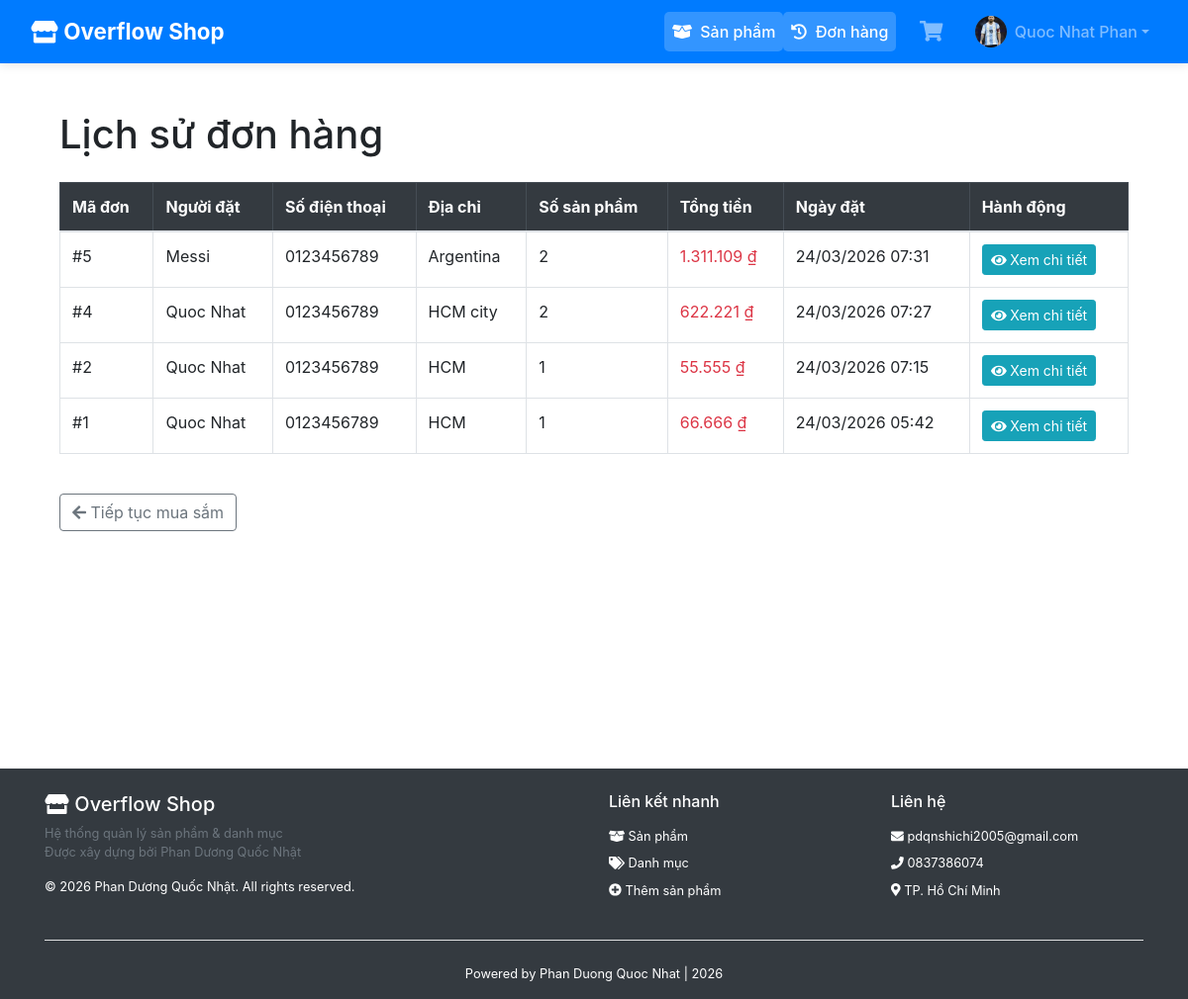
The page /Product/orderHistory (signed in) on the database its author committed.
### tables this page shows
CREATE TABLE `orders` (
  `id` int NOT NULL AUTO_INCREMENT,
  `name` varchar(255) NOT NULL,
  `phone` varchar(20) NOT NULL,
  `address` text NOT NULL,
  `created_at` timestamp NULL DEFAULT CURRENT_TIMESTAMP,
  `user_id` int DEFAULT NULL,
  PRIMARY KEY (`id`)
);

### app/controllers/ProductController.php (called while the page is built, shortened)
<?php
require_once('app/config/database.php');
require_once 'app/models/OrderModel.php';
class ProductController
{
    private $db;
    public function __construct()
    {
        $this->db = (new Database())->getConnection();
    }
    public function orderHistory()
    {
        $orderModel = new OrderModel($this->db);
        if (SessionHelper::isAdmin()) {
            $orders = $orderModel->getAllOrders();
        } else {
            $orders = $orderModel->getAllOrders($_SESSION['user_id'] ?? null);
        }
        include 'app/views/product/orderHistory.php';
    }
}

### index.php (called while the page is built, shortened)
<?php
require_once 'app/helpers/SessionHelper.php';
require_once 'app/config/database.php';
$url = $_GET['url'] ?? '';
$url = rtrim($url, '/');
$url = filter_var($url, FILTER_SANITIZE_URL);
$url = explode('/', $url);
$action = isset($url[1]) && $url[1] !== '' ? $url[1] : 'index';
$controller = new $controllerName();
call_user_func_array([$controller, $action], array_slice($url, 2));

### app/helpers/SessionHelper.php (called while the page is built, shortened)
<?php
class SessionHelper {
    public static function isLoggedIn() {
        return isset($_SESSION['username']) && !empty($_SESSION['username']);
    }
}

### app/config/database.php (called while the page is built, shortened)
<?php
class Database
{
    private $host = "localhost";
    private $db_name = "quocnhat_store";
    private $username = "root";
    private $password = "";
    public function getConnection()
    {
        $this->conn = null;
        try {
            $this->conn = new PDO("mysql:host=" . $this->host . ";dbname=" . $this->db_name, $this->username, $this->password);
            $this->conn->exec("set names utf8");
        } catch (PDOException $exception) {
            echo "Connection error: " . $exception->getMessage();
        }
        return $this->conn;
    }
}

### app/models/OrderModel.php (called while the page is built, shortened)
<?php
class OrderModel
{
    private $conn;
    private $table_orders = "orders";
    private $table_details = "order_details";
    public function __construct($db)
    {
        $this->conn = $db;
    }
    public function getAllOrders($user_id = null)
    {
        $query = "SELECT o.id, o.name, o.phone, o.address, o.created_at,
                         COUNT(od.id) as item_count, SUM(od.price * od.quantity) as total_amount
                  FROM " . $this->table_orders . " o
                  LEFT JOIN " . $this->table_details . " od ON o.id = od.order_id";
        if ($user_id !== null) {
            $query .= " WHERE o.user_id = :user_id";
        }
        $query .= " GROUP BY o.id ORDER BY o.created_at DESC";
        $stmt = $this->conn->prepare($query);
        if ($user_id !== null) {
            $stmt->bindParam(':user_id', $user_id, PDO::PARAM_INT);
        }
        $stmt->execute();
        return $stmt->fetchAll(PDO::FETCH_OBJ);
    }
}

### app/views/product/orderHistory.php (the view, shortened to what this page needs)
<?php include 'app/views/shares/header.php'; ?>
<div class="container mt-5 mb-5">
    <h1 class="mb-4">Lịch sử đơn hàng</h1>
    <?php if (!empty($orders)): ?>
        <div class="table-responsive">
            <table class="table table-hover table-bordered">
                <thead class="table-dark">
                    <tr>
                        <th>Mã đơn</th>
                        <th>Người đặt</th>
                        <th>Số điện thoại</th>
                        <th>Địa chỉ</th>
                        <th>Số sản phẩm</th>
                        <th>Tổng tiền</th>
                        <th>Ngày đặt</th>
                        <th>Hành động</th>
                    </tr>
                </thead>
                <tbody>
                    <?php foreach ($orders as $order): ?>
                        <tr>
                            <td>#<?= $order->id ?></td>
                            <td><?= htmlspecialchars($order->name) ?></td>
                            <td><?= htmlspecialchars($order->phone) ?></td>
                            <td><?= htmlspecialchars($order->address) ?></td>
                            <td><?= $order->item_count ?></td>
                            <td class="fw-bold text-danger">
                                <?= number_format($order->total_amount, 0, ',', '.') ?> ₫
                            </td>
                            <td><?= date('d/m/Y H:i', strtotime($order->created_at)) ?></td>
                            <td>
                                <a href="/PhanDuongQuocNhat/Product/orderDetail/<?= $order->id ?>"
                                   class="btn btn-info btn-sm">
                                    <i class="fas fa-eye"></i> Xem chi tiết
                                </a>
                            </td>
                        </tr>
                    <?php endforeach; ?>
                </tbody>
            </table>
        </div>
    <?php endif; ?>
    <div class="mt-4">
        <a href="/PhanDuongQuocNhat/Product/" class="btn btn-outline-secondary">
            <i class="fas fa-arrow-left me-2"></i> Tiếp tục mua sắm
        </a>
    </div>
</div>
<?php include 'app/views/shares/footer.php'; ?>

### app/views/shares/header.php (shortened to what this page needs)
<!DOCTYPE html>
<html lang="vi">
<head>
    <link rel="stylesheet" href="https://stackpath.bootstrapcdn.com/bootstrap/4.5.2/css/bootstrap.min.css">
    <link rel="stylesheet" href="https://cdnjs.cloudflare.com/ajax/libs/font-awesome/5.15.4/css/all.min.css">
    <link rel="stylesheet" href="/PhanDuongQuocNhat/css/product-card.css">
</head>
<body>
<nav class="navbar navbar-expand-lg navbar-dark bg-primary">
    <div class="container-fluid">
        <a class="navbar-brand" href="/PhanDuongQuocNhat/">
            <i class="fas fa-store me-2"></i> Overflow Shop
        </a>
        <div class="collapse navbar-collapse" id="navbarNav">
            <ul class="navbar-nav ml-auto">
                <li class="nav-item">
                    <a class="nav-link <?php echo (strpos($_SERVER['REQUEST_URI'], '/Product/') !== false && !strpos($_SERVER['REQUEST_URI'], '/add') && !strpos($_SERVER['REQUEST_URI'], '/cart') && !strpos($_SERVER['REQUEST_URI'], '/checkout')) ? 'active' : ''; ?>"
                       href="/PhanDuongQuocNhat/Product/">
                        <i class="fas fa-box-open mr-1"></i> Sản phẩm
                    </a>
                </li>
                <?php if (SessionHelper::isLoggedIn()): ?>
                <li class="nav-item">
                    <a class="nav-link <?php echo strpos($_SERVER['REQUEST_URI'], '/orderHistory') !== false ? 'active' : ''; ?>"
                       href="/PhanDuongQuocNhat/Product/orderHistory">
                        <i class="fas fa-history mr-1"></i> Đơn hàng
                    </a>
                </li>
                <?php endif; ?>
            </ul>
            <ul class="navbar-nav ml-3">
                <li class="nav-item">
                    <a class="nav-link cart-icon" href="/PhanDuongQuocNhat/Product/cart">
                        <i class="fas fa-shopping-cart"></i>
                    </a>
                </li>
            </ul>
            <ul class="navbar-nav ml-3">
                <?php if (isset($_SESSION['username'])): ?>
                    <li class="nav-item dropdown">
                        <a class="nav-link dropdown-toggle d-flex align-items-center" href="#" id="userDropdown"
                           role="button" data-toggle="dropdown" aria-haspopup="true" aria-expanded="false">
                            <span class="user-avatar mr-2">
                                <?php if (!empty($_SESSION['avatar'])): ?>
                                    <img src="/PhanDuongQuocNhat/<?= htmlspecialchars($_SESSION['avatar']) ?>" alt="Avatar" style="width:32px; height:32px; border-radius:50%; object-fit:cover;">
                                <?php else: ?>
                                    <i class="fas fa-user"></i>
                                <?php endif; ?>
                            </span>
                            <?= htmlspecialchars($_SESSION['fullname'] ?? $_SESSION['username']) ?>
                        </a>
                    </li>
                <?php endif; ?>
            </ul>
        </div>
    </div>
</nav>
<div class="container mt-4 mb-5">

### app/views/shares/footer.php (shortened to what this page needs)
    </div>
    <footer class="bg-dark text-white pt-4 pb-3" style="margin-top: 15rem;">
        <div class="container">
            <div class="row">
                <div class="col-md-6 mb-3 mb-md-0">
                    <h5 class="fw-bold">
                        <i class="fas fa-store me-2"></i>
                        Overflow Shop
                    </h5>
                    <p class="text-muted small">
                        Hệ thống quản lý sản phẩm & danh mục<br>
                        Được xây dựng bởi Phan Dương Quốc Nhật
                    </p>
                    <p class="small mb-0">
                        © <?= date('Y') ?> Phan Dương Quốc Nhật. All rights reserved.
                    </p>
                </div>
                <div class="col-md-3 mb-3 mb-md-0">
                    <h6 class="fw-bold mb-3">Liên kết nhanh</h6>
                    <ul class="list-unstyled small">
                        <li class="mb-2">
                            <a href="/PhanDuongQuocNhat/Product/" class="text-white text-decoration-none hover-link">
                                <i class="fas fa-box-open me-2"></i> Sản phẩm
                            </a>
                        </li>
                        <li class="mb-2">
                            <a href="/PhanDuongQuocNhat/category/list" class="text-white text-decoration-none hover-link">
                                <i class="fas fa-tags me-2"></i> Danh mục
                            </a>
                        </li>
                        <li class="mb-2">
                            <a href="/PhanDuongQuocNhat/Product/add" class="text-white text-decoration-none hover-link">
                                <i class="fas fa-plus-circle me-2"></i> Thêm sản phẩm
                            </a>
                        </li>
                    </ul>
                </div>
                <div class="col-md-3">
                    <h6 class="fw-bold mb-3">Liên hệ</h6>
                    <ul class="list-unstyled small">
                        <li class="mb-2">
                            <i class="fas fa-envelope me-2"></i>
                            <a href="mailto:your.email@example.com" class="text-white text-decoration-none hover-link">
                                pdqnshichi2005@gmail.com
                            </a>
                        </li>
                        <li class="mb-2">
                            <i class="fas fa-phone me-2"></i>
                            <span>0837386074</span>
                        </li>
                        <li>
                            <i class="fas fa-map-marker-alt me-2"></i>
                            <span>TP. Hồ Chí Minh</span>
                        </li>
                    </ul>
                </div>
            </div>
            <hr class="bg-light opacity-25 my-4">
            <div class="text-center small">
                Powered by Phan Duong Quoc Nhat | <?= date('Y') ?>
            </div>
        </div>
    </footer>
</body>
</html>

### app/views/shares/header.php (style rules this page uses)
.navbar { box-shadow: 0 2px 10px rgba(0,0,0,0.1); }
.navbar-brand { font-weight: bold; font-size: 1.4rem; }
.nav-link { font-weight: 500; transition: all 0.3s; }
.active { color: #ffffff !important; background-color: rgba(255,255,255,0.2); border-radius: 5px; }
.cart-icon { position: relative; font-size: 1.3rem; }
.user-avatar { width: 32px; height: 32px; background-color: rgba(255,255,255,0.2); border-radius: 50%; display: inline-flex; align-items: center; justify-content: center; font-size: 1rem; }

### rows shown on the page
orders: id "5", name "Messi", phone "0123456789", address "Argentina", item_count "2", total_amount "1.311.109", created_at "24/03/2026 07:31"
orders: id "4", name "Quoc Nhat", phone "0123456789", address "HCM city", item_count "2", total_amount "622.221", created_at "24/03/2026 07:27"
orders: id "2", name "Quoc Nhat", phone "0123456789", address "HCM", item_count "1", total_amount "55.555", created_at "24/03/2026 07:15"
orders: id "1", name "Quoc Nhat", phone "0123456789", address "HCM", item_count "1", total_amount "66.666", created_at "24/03/2026 05:42"

### other values the page prints
$_SESSION['fullname'] "Quoc Nhat Phan"
